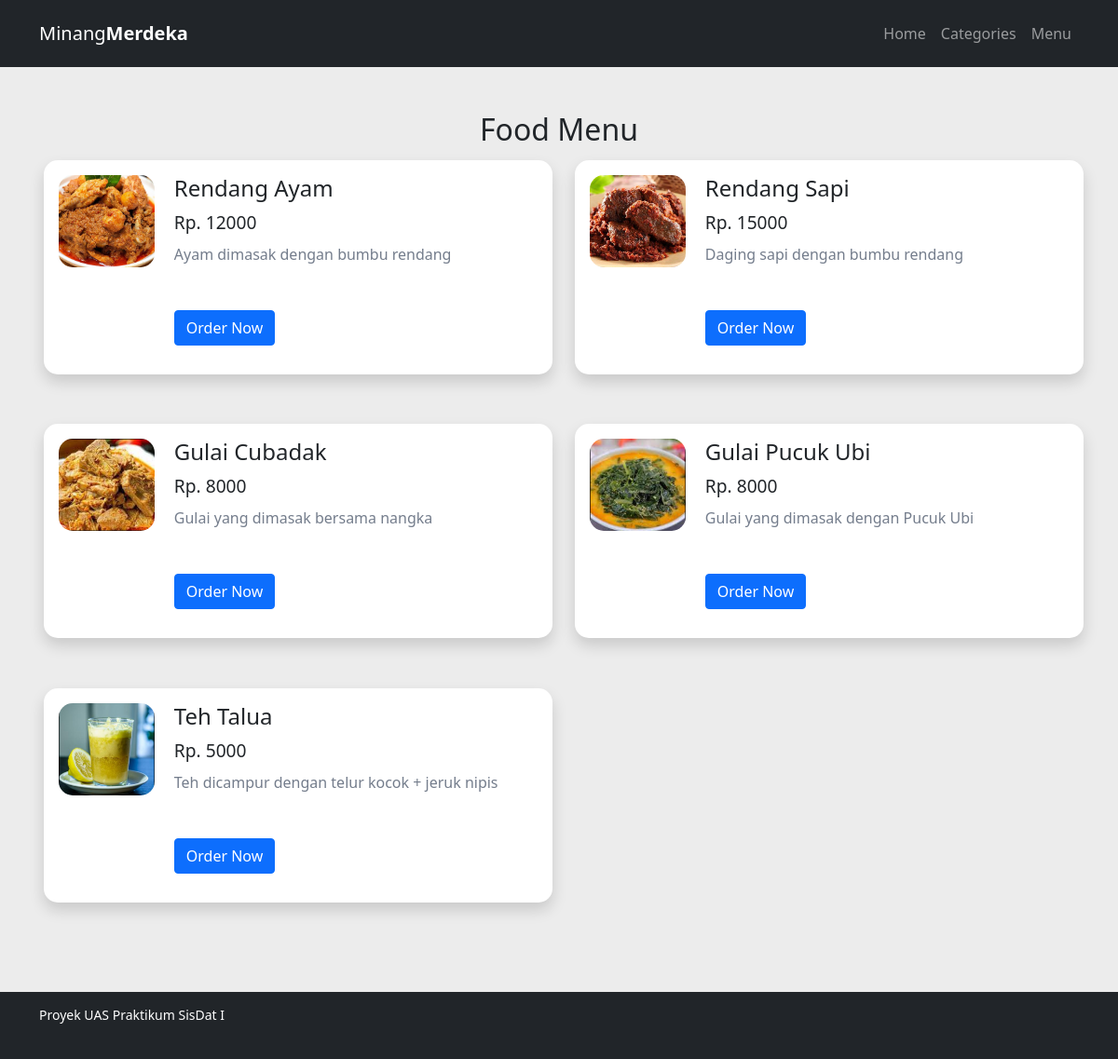
Page /menu.php on the committed database.
### tables this page shows
CREATE TABLE `menu` (
  `id_menu` int NOT NULL,
  `id_kategori` int NOT NULL,
  `nama` varchar(30) NOT NULL,
  `nama_gambar` varchar(50) NOT NULL,
  `deskripsi` text NOT NULL,
  `harga` int NOT NULL,
  `status` varchar(50) NOT NULL
);

### menu.php (the view)
<?php include('partials-front/header.php'); ?>
    <section class="mainContent food-menu">
        <div class="container">
            <div class="row">
                <div class="col">
                    <h2 class="text-center text-dark">Food Menu</h2>
                </div>
            </div>
            <div class="row">
            <?php
            $sql = "SELECT * FROM menu where status = 'Tersedia' LIMIT 6";
            $result = mysqli_query($conn, $sql);
            if ($result) {
                $rows = mysqli_num_rows($result);
                if ($rows > 0) {
                    while ($data = mysqli_fetch_assoc($result)) {
                        echo '
                        <div class="col-md-6">
                            <div class="food-menu-box shadow p-3 mb-5">
                                <div class="food-menu-img">
                                    <img src="images/menu/' . $data['nama_gambar'] . '" alt="Chicke Hawain Pizza" class="img-responsive img-curve">
                                </div>
                                <div class="food-menu-desc">
                                    <h4>' . $data['nama'] . '</h4>
                                    <p class="food-price">Rp. ' . $data['harga'] . '</p>
                                    <p class="food-detail mb-5">' . $data['deskripsi'] . '</p>
                                    <a href="orders.php?id='.$data['id_menu'].'" class="btn btn-primary">Order Now</a>
                                </div>
                            </div>
                        </div>
                            ';
                    }
                }
            } else{
                echo "Menu Tidak Tersedia!";
            }
            ?>
            </div>
        </div>
    </section>
<?php include('partials-front/footer.php'); ?>

### css/style.css (style rules this page uses)
.categories, .mainContent { min-height: 82vh; }
.img-responsive { width: 100%; }
.img-curve { border-radius: 15px; }
.food-menu { background-color: #ececec; padding: 4% 0; }
.food-menu-box { height: 230px; width: 100%; margin: 1%; padding: 2%; float: left; background-color: white; border-radius: 15px; }
.food-menu-img { height: 50%; object-fit: cover; width: 20%; float: left; }
.food-menu-img img { height: 100%; object-fit: cover; }
.food-menu-desc { width: 70%; float: left; margin-left: 4%; }
.food-price, .total-food-price { font-size: 1.2rem; margin: 2% 0; }
.food-detail { font-size: 1rem; color: #747d8c; }

### rows in the picture
menu: nama_gambar (picture), nama "Rendang Ayam", harga "12000", deskripsi "Ayam dimasak dengan bumbu rendang"
menu: nama_gambar (picture), nama "Rendang Sapi", harga "15000", deskripsi "Daging sapi dengan bumbu rendang"
menu: nama_gambar (picture), nama "Gulai Cubadak", harga "8000", deskripsi "Gulai yang dimasak bersama nangka"
menu: nama_gambar (picture), nama "Gulai Pucuk Ubi", harga "8000", deskripsi "Gulai yang dimasak dengan Pucuk Ubi"
menu: nama_gambar (picture), nama "Teh Talua", harga "5000", deskripsi "Teh dicampur dengan telur kocok + jeruk nipis"
